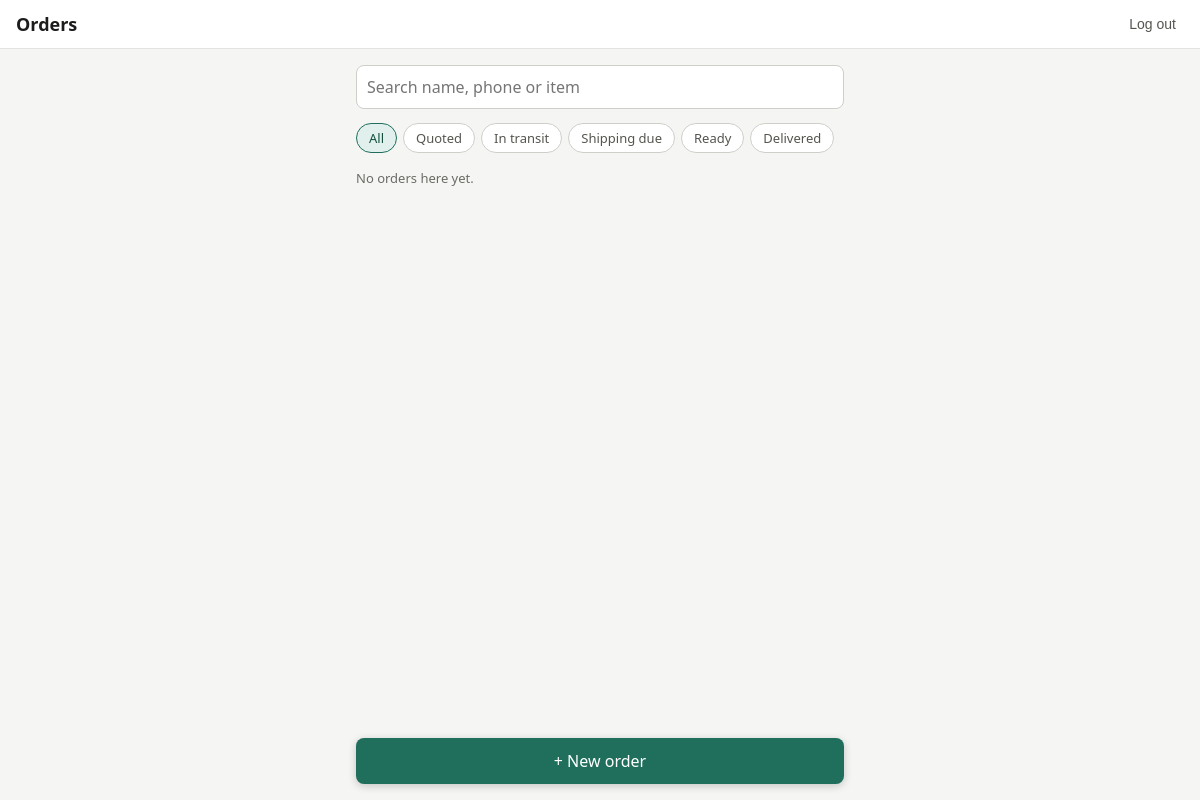
Before: / (signed in) with the older database file.
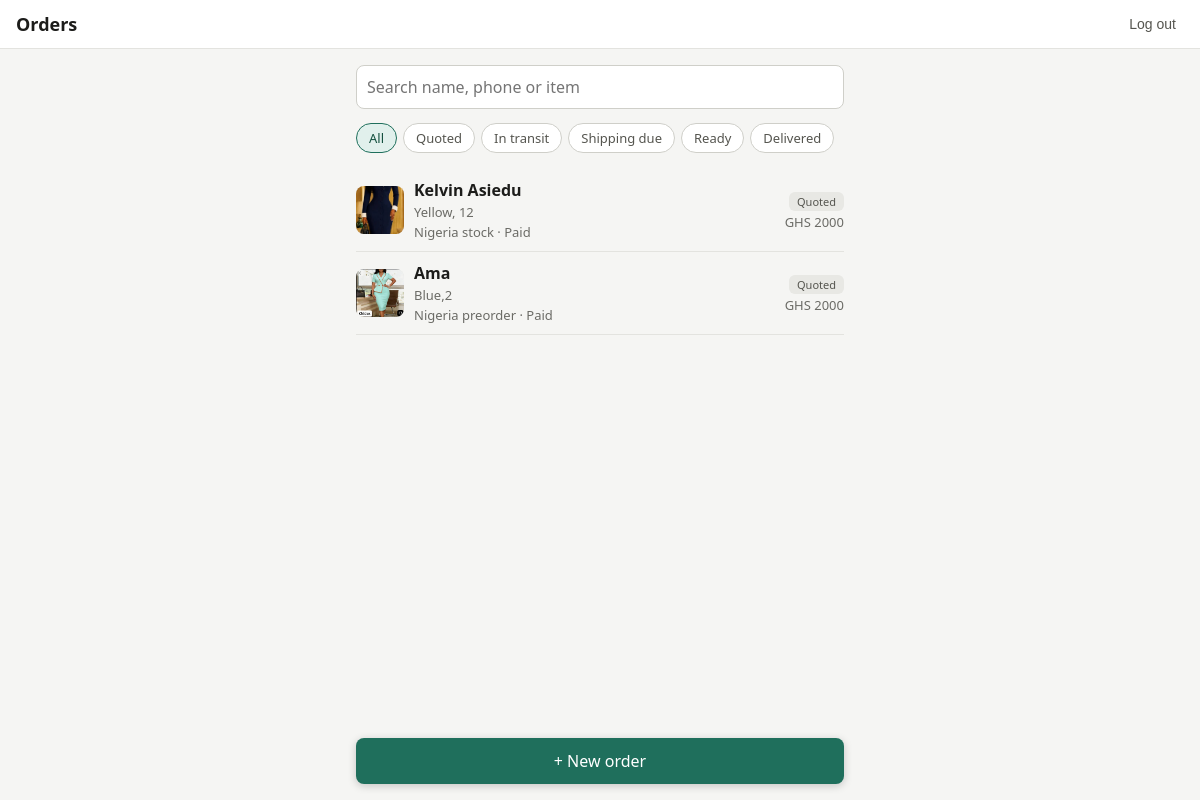
After: the same page with the newer database file.
### orders/models.py (models this page shows, shortened)
class Order(models.Model):
    class SourceType(models.TextChoices):
        CHINA_PREORDER = "china_preorder", "China preorder"
        NIGERIA_PREORDER = "nigeria_preorder", "Nigeria preorder"
        NIGERIA_STOCK = "nigeria_stock", "Nigeria stock"
    class Stage(models.TextChoices):
        REQUESTED = "requested", "Requested"
        QUOTED = "quoted", "Quoted"
        PAID = "paid", "Paid"
        PURCHASED = "purchased", "Purchased"
        IN_TRANSIT = "in_transit", "In transit"
        ARRIVED = "arrived", "Arrived"
        SHIPPING_PAID = "shipping_paid", "Shipping paid"
        DELIVERED = "delivered", "Delivered"
    customer = models.ForeignKey(
        Customer, on_delete=models.PROTECT, related_name="orders"
    )
    address = models.ForeignKey(
        Address, on_delete=models.SET_NULL, null=True, blank=True, related_name="orders"
    )
    batch = models.ForeignKey(
        Batch, on_delete=models.SET_NULL, null=True, blank=True, related_name="orders"
    )
    source_type = models.CharField(max_length=20, choices=SourceType.choices)
    item_notes = models.TextField(blank=True, help_text="Colour, variant, etc.")
    quantity = models.PositiveIntegerField(default=1)
    quoted_price = models.DecimalField(
        max_digits=12, decimal_places=2, null=True, blank=True
    )
    currency = models.CharField(
        max_length=3, choices=Currency.choices, default=Currency.GHS
    )
    cost = models.DecimalField(max_digits=12, decimal_places=2, null=True, blank=True)
    cost_currency = models.CharField(
        max_length=3, choices=Currency.choices, default=Currency.GHS
    )
    exchange_rate = models.DecimalField(
        max_digits=12,
        decimal_places=6,
        null=True,
        blank=True,
        help_text="Multiply cost by this to get cedis. Saved so later rate changes don't alter history.",
    )
    size_band = models.ForeignKey(
        SizeBand, on_delete=models.SET_NULL, null=True, blank=True
    )
    shipping_fee = models.DecimalField(
        max_digits=12, decimal_places=2, null=True, blank=True
    )
    stage = models.CharField(
        max_length=15, choices=Stage.choices, default=Stage.REQUESTED
    )
    is_cancelled = models.BooleanField(default=False)
    created_at = models.DateTimeField(auto_now_add=True)
    delivered_on = models.DateField(null=True, blank=True)
    objects = OrderQuerySet.as_manager()
    class Meta:
        ordering = ["-created_at"]
        indexes = [models.Index(fields=["stage"])]

class OrderPhoto(models.Model):
    order = models.ForeignKey(Order, on_delete=models.CASCADE, related_name="photos")
    image = models.ImageField(upload_to="orders/%Y/%m/")
    created_at = models.DateTimeField(auto_now_add=True)

class Customer(models.Model):
    name = models.CharField(max_length=120, blank=True)
    phone = models.CharField(max_length=20, unique=True)
    notes = models.TextField(blank=True)
    created_at = models.DateTimeField(auto_now_add=True)
    class Meta:
        ordering = ["name", "phone"]

class Batch(models.Model):
    class Source(models.TextChoices):
        CHINA = "china", "China"
        NIGERIA = "nigeria", "Nigeria"
    class Status(models.TextChoices):
        ORDERING = "ordering", "Ordering"
        SHIPPED = "shipped", "Shipped"
        ARRIVED = "arrived", "Arrived in Ghana"
        CLOSED = "closed", "Closed"
    source = models.CharField(max_length=10, choices=Source.choices)
    label = models.CharField(max_length=80)
    status = models.CharField(
        max_length=10, choices=Status.choices, default=Status.ORDERING
    )
    shipped_on = models.DateField(null=True, blank=True)
    arrived_on = models.DateField(null=True, blank=True)
    freight_total = models.DecimalField(
        max_digits=12, decimal_places=2, null=True, blank=True
    )
    freight_currency = models.CharField(
        max_length=3, choices=Currency.choices, default=Currency.GHS
    )
    class Meta:
        ordering = ["-id"]
        verbose_name_plural = "batches"

### orders/views.py (the view)
# urls.py: path("", views.order_list, name="order_list"),
@login_required
def order_list(request):
    orders = (
        Order.objects.active()
        .select_related("customer", "batch")
        .prefetch_related("photos")
    )
    stage = request.GET.get("stage", "")
    if stage:
        orders = orders.filter(stage=stage)
    q = request.GET.get("q", "").strip()
    if q:
        orders = orders.filter(
            Q(customer__name__icontains=q)
            | Q(customer__phone__icontains=q)
            | Q(item_notes__icontains=q)
        )
    context = {"orders": orders[:100], "chips": STAGE_CHIPS, "stage": stage, "q": q}
    return render(request, "orders/order_list.html", context)

### orders/models.py (called while the page is built)
    def active(self):
        return self.filter(is_cancelled=False)

### orders/templates/orders/order_list.html (shortened to what this page needs)
{% extends "orders/base.html" %}
{% block content %}
<form method="get" class="field">
  <input type="search" name="q" value="{{ q }}" placeholder="Search name, phone or item">
</form>
<nav class="chips">
  {% for value, label in chips %}
    <a class="chip {% if value == stage %}on{% endif %}" href="?stage={{ value }}{% if q %}&q={{ q|urlencode }}{% endif %}">{{ label }}</a>
  {% endfor %}
</nav>
{% for order in orders %}
  <a class="order" href="{% url 'order_detail' order.pk %}" style="color:inherit;text-decoration:none">
    {% with photo=order.photos.all|first %}
      {% if photo %}
        <img class="thumb" src="{{ photo.image.url }}" alt="">
      {% else %}
        <div class="thumb"></div>
      {% endif %}
    {% endwith %}
    <div class="info">
      <strong>{{ order.customer.name|default:order.customer.phone }}</strong>
      <div class="muted">{{ order.item_notes|truncatechars:40|default:"No notes" }}</div>
      <div class="muted">{{ order.get_source_type_display }}{% if order.batch %} · {{ order.batch.label }}{% endif %}</div>
    </div>
    <div class="right">
      <span class="badge s-{{ order.stage }}">{{ order.get_stage_display }}</span>
      {% if order.quoted_price %}
        <div class="muted">{{ order.currency }} {{ order.quoted_price|floatformat:"-2" }}</div>
      {% endif %}
    </div>
  </a>
{% empty %}
  <p class="muted">No orders here yet.</p>
{% endfor %}
<a class="primary fab" href="{% url 'order_create' %}">+ New order</a>
{% endblock %}

### orders/templates/orders/base.html (shortened to what this page needs)
<!doctype html>
<html lang="en">
<head>
</head>
<body>
  <header>
    <a href="{% url 'order_list' %}">Orders</a>
    {% if user.is_authenticated %}
    <form method="post" action="{% url 'logout' %}">
      <button type="submit">Log out</button>
    </form>
    {% endif %}
  </header>
  <main>
    {% block content %}{% endblock %}
  </main>
</body>
</html>

### orders/templates/orders/base.html (style rules this page uses)
* { box-sizing: border-box; }
body { margin: 0; font-family: system-ui, -apple-system, "Segoe UI", Roboto, sans-serif; background: #f5f5f3; color: #1c1c1a; }
header { display: flex; justify-content: space-between; align-items: center; padding: 12px 16px; background: #fff; border-bottom: 1px solid #e3e3df; }
header a { font-weight: 600; font-size: 18px; color: inherit; text-decoration: none; }
header form { margin: 0; }
main { max-width: 520px; margin: 0 auto; padding: 16px 16px 90px; }
.muted { color: #6b6b66; font-size: 13px; margin-top: 2px; }
input, select, textarea { width: 100%; padding: 10px; font-size: 16px; border: 1px solid #cfcfc9; border-radius: 8px; background: #fff; font-family: inherit; }
.field { margin-bottom: 14px; }
button, .primary { display: block; width: 100%; padding: 12px; font-size: 16px; border: 0; border-radius: 8px; background: #1f6f5c; color: #fff; text-align: center; text-decoration: none; cursor: pointer; }
header button { background: none; color: #55554f; font-size: 14px; padding: 4px 8px; width: auto; }
.chips { display: flex; gap: 6px; overflow-x: auto; padding-bottom: 8px; margin-bottom: 8px; }
.chip { white-space: nowrap; padding: 5px 12px; border: 1px solid #cfcfc9; border-radius: 999px; font-size: 13px; color: #55554f; text-decoration: none; background: #fff; }
.chip.on { background: #e1f0ec; border-color: #1f6f5c; color: #14503f; }
.order { display: flex; gap: 10px; align-items: center; padding: 10px 0; border-bottom: 1px solid #e3e3df; }
.thumb { width: 48px; height: 48px; border-radius: 8px; background: #e8e8e4; object-fit: cover; flex: none; }
.info { flex: 1; min-width: 0; }
.right { text-align: right; flex: none; }
.badge { font-size: 11px; padding: 2px 8px; border-radius: 6px; background: #e8e8e4; color: #55554f; white-space: nowrap; }
.fab { position: fixed; left: 16px; right: 16px; bottom: 16px; max-width: 488px; margin: 0 auto; box-shadow: 0 2px 8px rgba(0,0,0,.2); }

Changed rows visible on the page:
added Order: photos.image (picture), customer.name "Kelvin Asiedu", item_notes "Yellow, 12", source_type "Nigeria stock", batch.label "Paid", stage "Quoted", currency "GHS", quoted_price "2000"
added Order: photos.image (picture), customer.name "Ama", item_notes "Blue,2", source_type "Nigeria preorder", batch.label "Paid", stage "Quoted", currency "GHS", quoted_price "2000"
Other visible differences:
text no longer shown: "No orders here yet."
